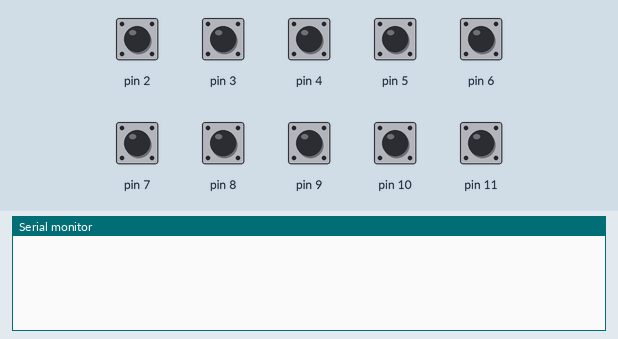
A sketch run on a simulated Arduino Uno, built with avr-gcc and run on an emulated ATmega328P. On the bench: the last lines printed to the serial monitor. Inputs (shaded band) come from the test bench; at power-on: pin 2–11 HIGH.

Above: at 1.2 s.
1.3 s: pin 2 pulled LOW for 0.15 s
At 1.8 s:
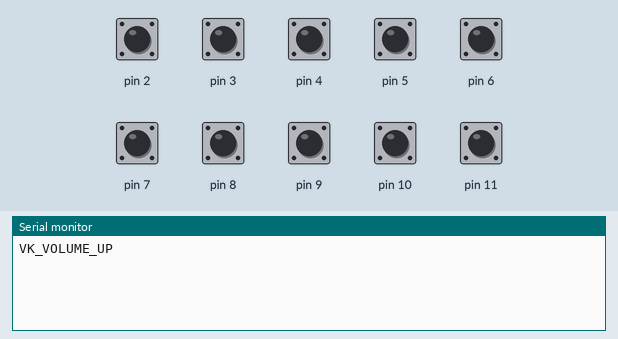
2.9 s: pin 3 pulled LOW for 0.15 s
At 4.1 s:
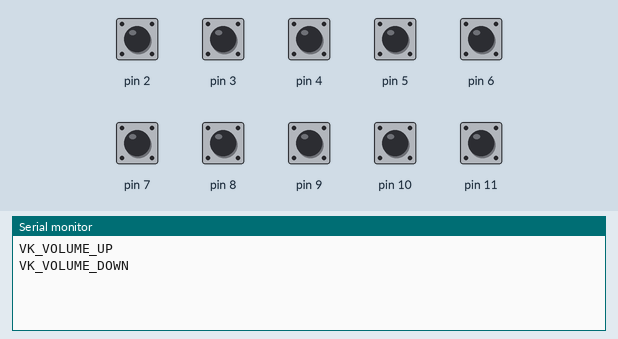
4.5 s: pin 4 pulled LOW for 0.15 s
At 5.5 s:
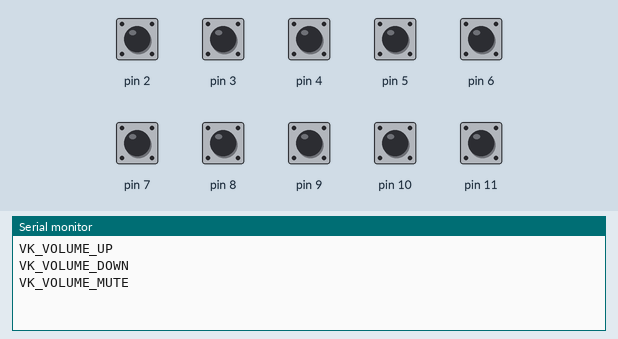
6.1 s: pin 5 pulled LOW for 0.15 s
At 6.7 s:
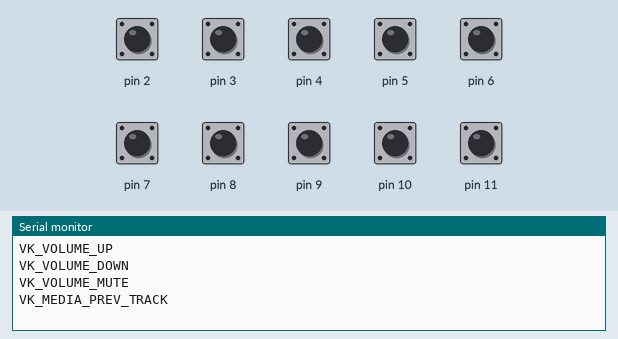
7.7 s: pin 6 pulled LOW for 0.15 s
At 8.9 s:
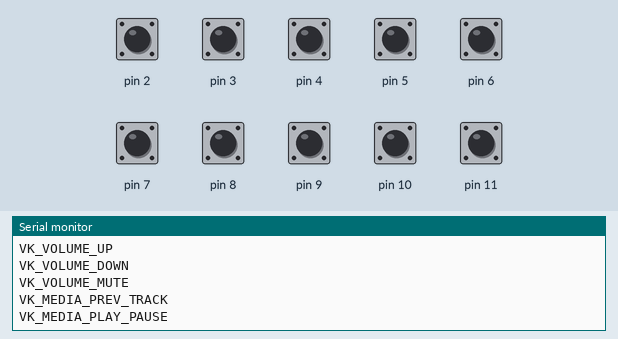
9.3 s: pin 7 pulled LOW for 0.15 s
At 10.3 s:
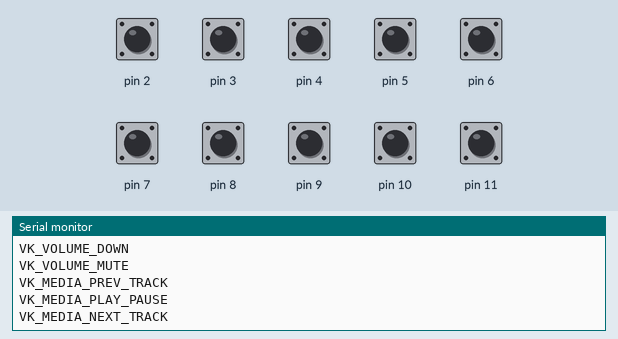

Measured:
- after the input at 1.3 s, the serial monitor: prints a new line at once (image 1)
- after the input at 2.9 s, the serial monitor: prints a new line at once (image 2)
- after the input at 4.5 s, the serial monitor: prints a new line at once (image 3)
- after the input at 6.1 s, the serial monitor: prints a new line at once (image 4)
- after the input at 7.7 s, the serial monitor: prints a new line at once (image 5)
- after the input at 9.3 s, the serial monitor: prints a new line at once (image 6)

The sketch:

keys.ino
```cpp
void setup() {
  for(int i = 2; i < 12; i++){
    pinMode(i,INPUT_PULLUP);
  }
  Serial.begin(9600);
}

String key[10] = {"VK_VOLUME_UP",
"VK_VOLUME_DOWN",
"VK_VOLUME_MUTE",
"VK_MEDIA_PREV_TRACK",
"VK_MEDIA_PLAY_PAUSE",
"VK_MEDIA_NEXT_TRACK",
"",
"",
"",
"LOCK"};


void loop() {
  for(int i = 2; i < 12; i++){
    if(!digitalRead(i)){
      Serial.println(key[i-2]);
      while(!digitalRead(i)){
        delay(10);}
    }
  }

}
```
